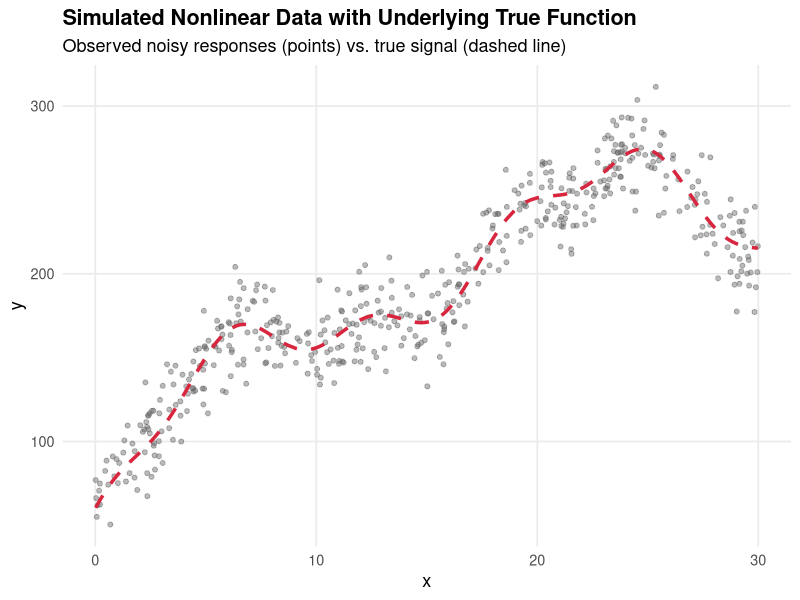
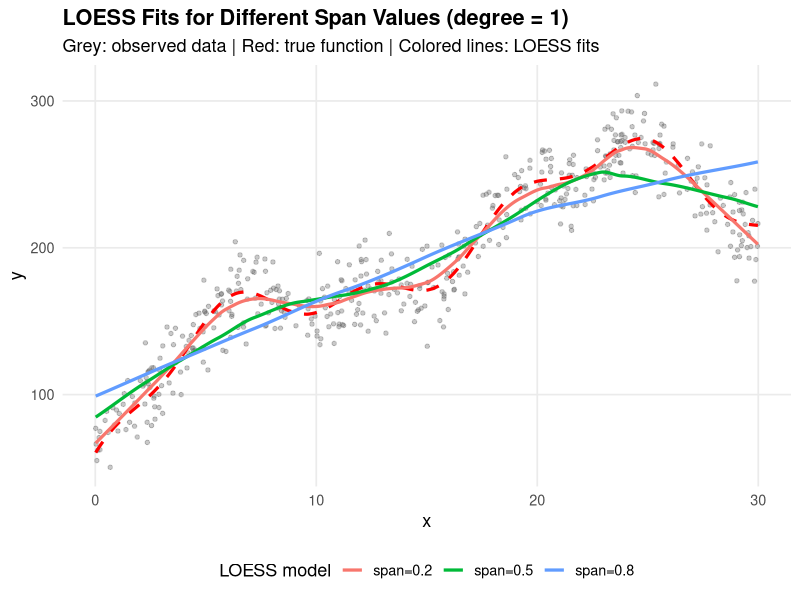
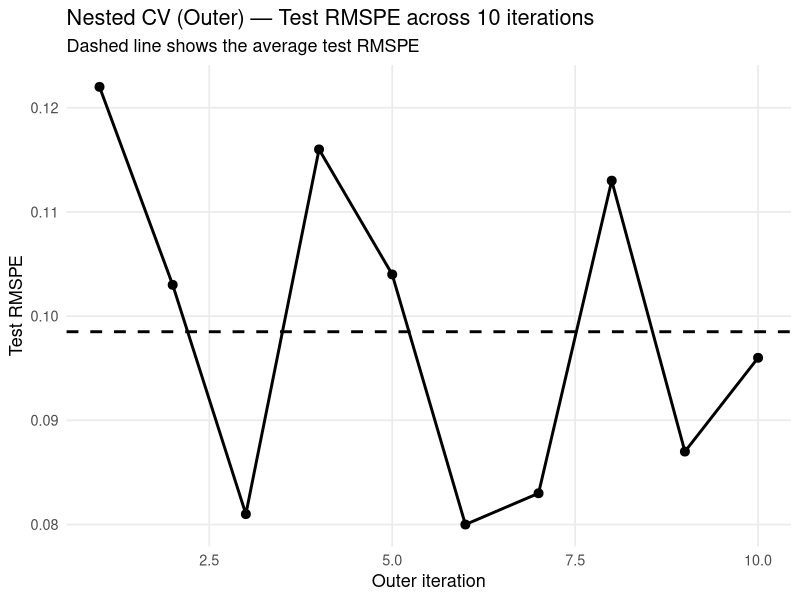

The R source for these figures, in order:
## ---- chunk 1
# Load required libraries
library(tidyverse)
library(knitr)
library(kableExtra)
## ---- chunk 2
# Generate simulated data
set.seed(5560)
n <- 500
x <- sort(runif(n, min = 0, max = 30))
f_true <- 50 + 15*x - 0.3*x^2 + 30*sin(x/3) + 10*cos(x)
y <- f_true + rnorm(n, mean = 0, sd = 15)
data <- data.frame(y = y, x = x, f_true = f_true)
## ---- chunk 3
# YOUR CODE HERE: Create scatter plot with true function
library(ggplot2)

ggplot(data, aes(x = x)) +
  geom_point(aes(y = y), alpha = 0.45, size = 1.4, color = "grey40") +
  geom_line(aes(y = f_true), linetype = "dashed", linewidth = 1.2, color = "#D7263D") +
  labs(
    title = "Simulated Nonlinear Data with Underlying True Function",
    subtitle = "Observed noisy responses (points) vs. true signal (dashed line)",
    x = "x",
    y = "y"
  ) +
  theme_minimal(base_size = 13) +
  theme(
    plot.title = element_text(face = "bold"),
    panel.grid.minor = element_blank()
  )


## ---- chunk 4
# YOUR CODE HERE: Fit LOESS with span = 0.2, 0.5, 0.8 and plot
library(tidyverse)

# 1) define spans
spans <- c(0.2, 0.5, 0.8)

# 2) fit loess models (degree = 1 fixed)
loess_models <- map(
  spans,
  ~ loess(y ~ x, data = data, span = .x, degree = 1)
)
names(loess_models) <- paste0("span=", spans)

# 3) prediction grid (smooth lines)
x_grid <- tibble(x = seq(min(data$x), max(data$x), length.out = 500))

# 4) get predictions for each span on the grid
pred_df <- map2_dfr(
  loess_models, names(loess_models),
  ~ tibble(
    x = x_grid$x,
    fit = predict(.x, newdata = x_grid),
    model = .y
  )
)

# 5) professional plot: points + true function + three loess fits
ggplot(data, aes(x = x)) +
  geom_point(aes(y = y), color = "grey40", alpha = 0.35, size = 1.2) +
  geom_line(aes(y = f_true), color = "red", linetype = "dashed", linewidth = 1.1) +
  geom_line(data = pred_df, aes(y = fit, color = model), linewidth = 1.1) +
  labs(
    title = "LOESS Fits for Different Span Values (degree = 1)",
    subtitle = "Grey: observed data | Red: true function | Colored lines: LOESS fits",
    x = "x",
    y = "y",
    color = "LOESS model"
  ) +
  theme_minimal(base_size = 13) +
  theme(
    plot.title = element_text(face = "bold"),
    panel.grid.minor = element_blank(),
    legend.position = "bottom"
  )

## ---- chunk 5
# Create hyperparameter grid
grid_span <- seq(from = 0.1, to = 0.9, by = 0.05)

# YOUR CODE HERE: Implement single train-test split grid search
# 1. Set seed to 100
# 2. Split data 80/20
# 3. For each span, fit LOESS and calculate RMSPE
# 4. Find optimal span
# --- Part B.1: single 80/20 split grid search for span (degree fixed = 1) ---

# --- Part B.1: single 80/20 split grid search for span (degree fixed = 1) ---

# 1) Set seed
set.seed(100)

# 2) Split data 80/20
n <- nrow(data)
train_idx <- sample(1:n, size = floor(0.8 * n), replace = FALSE)

train_data <- data[train_idx, , drop = FALSE]
test_data  <- data[-train_idx, , drop = FALSE]

# 3) RMSPE function
rmspe <- function(y_true, y_pred) {
  ok <- is.finite(y_true) & is.finite(y_pred) & y_true != 0
  sqrt(mean(((y_true[ok] - y_pred[ok]) / y_true[ok])^2))
}

# 4) Grid search over spans (degree fixed = 1)
rmspe_values <- numeric(length(grid_span))

for (i in seq_along(grid_span)) {
  sp <- grid_span[i]

  fit <- loess(y ~ x, data = train_data, span = sp, degree = 1)

  pred <- predict(fit, newdata = test_data)

  rmspe_values[i] <- rmspe(test_data$y, pred)
}

results <- data.frame(
  span = grid_span,
  rmspe = rmspe_values
)

# 5) Find optimal span and report
best_i <- which.min(results$rmspe)
best_span <- results$span[best_i]
best_rmspe <- results$rmspe[best_i]

# Print full results (optional but useful)
results <- results[order(results$rmspe), ]
print(results)

cat("\nBest span =", best_span,
    "\nBest RMSPE =", best_rmspe, "\n")

## ---- chunk 6
library(dplyr)
library(tidyr)
library(purrr)
library(knitr)

# seeds
seeds <- c(200, 300, 400)

# --- helper: RMSPE ---
rmspe <- function(y_true, y_pred) {
  ok <- is.finite(y_true) & is.finite(y_pred) & y_true != 0
  sqrt(mean(((y_true[ok] - y_pred[ok]) / y_true[ok])^2))
}

# --- run one seed (returns ALL spans results) ---
run_one_seed <- function(seed, data, grid_span) {
  set.seed(seed)

  n <- nrow(data)
  train_idx <- sample.int(n, size = floor(0.8 * n), replace = FALSE)
  train <- data[train_idx, , drop = FALSE]
  test  <- data[-train_idx, , drop = FALSE]

  # compute RMSPE for each span
  res <- map_dfr(grid_span, function(sp) {
    fit <- loess(y ~ x, data = train, span = sp, degree = 1)
    pred <- predict(fit, newdata = test)

    tibble(
      seed = seed,
      span = sp,
      rmspe = rmspe(test$y, pred)
    )
  })

  res
}

# 1) run grid search for each seed (store ALL results)
all_results <- map_dfr(seeds, run_one_seed, data = data, grid_span = grid_span)

# 2) summary table: best span + best RMSPE per seed
best_by_seed <- all_results %>%
  group_by(seed) %>%
  slice_min(order_by = rmspe, n = 1, with_ties = FALSE) %>%
  ungroup() %>%
  mutate(
    span = round(span, 2),
    rmspe = round(rmspe, 6)
  ) %>%
  arrange(seed)

# 3) print nice table
kable(
  best_by_seed,
  col.names = c("Seed", "Best Span", "Best RMSPE"),
  caption = "Task B.2 — Best span and RMSPE for different random seeds (80/20 split, degree=1)"
)


## ---- chunk 7
# YOUR CODE HERE: Implement nested 10-fold CV
library(dplyr)
library(ggplot2)
library(knitr)

# ----------------------------
# Settings
# ----------------------------
grid_span <- seq(0.1, 0.9, 0.05)
k <- 10
B <- 10
degree_fixed <- 1

# ----------------------------
# RMSPE
# ----------------------------
rmspe <- function(y_true, y_pred) {
  ok <- is.finite(y_true) & is.finite(y_pred) & y_true != 0
  sqrt(mean(((y_true[ok] - y_pred[ok]) / y_true[ok])^2))
}

make_folds <- function(n, k, seed) {
  set.seed(seed)
  sample(rep(1:k, length.out = n))
}

outer_results <- vector("list", B)

# ----------------------------
# Nested CV
# ----------------------------
for (b in 1:B) {

  # outer split (80/20)
  set.seed(1000 + b)
  n <- nrow(data)
  idx_train_outer <- sample.int(n, size = floor(0.8 * n), replace = FALSE)

  modata <- data[idx_train_outer, , drop = FALSE]
  testset <- data[-idx_train_outer, , drop = FALSE]

  # inner folds on modata only
  fold_id <- make_folds(nrow(modata), k = k, seed = 2000 + b)

  mean_cv_rmspe <- numeric(length(grid_span))

  # IMPORTANT LOOP ORDER:
  for (h in seq_along(grid_span)) {     # hyperparameter OUTSIDE
    sp <- grid_span[h]

    fold_err <- numeric(k)

    for (i in 1:k) {                   # folds INSIDE
      train_in <- modata[fold_id != i, , drop = FALSE]
      valid_in <- modata[fold_id == i, , drop = FALSE]

      fit <- loess(y ~ x, data = train_in, span = sp, degree = degree_fixed)
      pred_valid <- predict(fit, newdata = valid_in)

      fold_err[i] <- rmspe(valid_in$y, pred_valid)
    }

    mean_cv_rmspe[h] <- mean(fold_err, na.rm = TRUE)
  }

  best_h <- which.min(mean_cv_rmspe)
  best_span <- grid_span[best_h]
  best_inner <- mean_cv_rmspe[best_h]

  # refit on ALL modata with selected span, evaluate on outer test set
  final_fit <- loess(y ~ x, data = modata, span = best_span, degree = degree_fixed)
  pred_test <- predict(final_fit, newdata = testset)
  test_err <- rmspe(testset$y, pred_test)

  outer_results[[b]] <- data.frame(
    outer_iter = b,
    selected_span = best_span,
    inner_cv_rmspe = best_inner,
    test_rmspe = test_err
  )
}

outer_results_df <- bind_rows(outer_results) %>%
  mutate(
    selected_span = round(selected_span, 3),
    inner_cv_rmspe = round(inner_cv_rmspe, 3),
    test_rmspe = round(test_rmspe, 3)
  )

# ----------------------------
# Pretty table (3 decimals)
# ----------------------------
kable(
  outer_results_df,
  caption = "Nested CV Results (10 outer iterations, degree = 1) — values rounded to 3 decimals"
)

# Summary lines
cat("\nSelected span (most common): ",
    outer_results_df %>% count(selected_span) %>% arrange(desc(n)) %>% slice(1) %>% pull(selected_span),
    "\nMean test RMSPE: ",
    round(mean(outer_results_df$test_rmspe), 3),
    "\n")

# ----------------------------
# ONE clean chart (no clutter)
# ----------------------------
ggplot(outer_results_df, aes(x = outer_iter, y = test_rmspe)) +
  geom_line(linewidth = 1) +
  geom_point(size = 2.7) +
  geom_hline(yintercept = mean(outer_results_df$test_rmspe),
             linetype = "dashed", linewidth = 1) +
  labs(
    title = "Nested CV (Outer) — Test RMSPE across 10 iterations",
    subtitle = "Dashed line shows the average test RMSPE",
    x = "Outer iteration",
    y = "Test RMSPE"
  ) +
  theme_minimal(base_size = 13) +
  theme(panel.grid.minor = element_blank())


## ---- chunk 8
# Create grid with both span and degree
library(dplyr)
library(knitr)

# Grid (given in the prompt)
grid_both <- expand.grid(
  span = seq(from = 0.1, to = 0.9, by = 0.1),
  degree = c(1, 2)
)

k <- 10     # inner folds
B <- 10     # outer iterations

# RMSPE
rmspe <- function(y_true, y_pred) {
  ok <- is.finite(y_true) & is.finite(y_pred) & y_true != 0
  sqrt(mean(((y_true[ok] - y_pred[ok]) / y_true[ok])^2))
}

# Create fold IDs for inner CV (on modata only)
make_folds <- function(n, k, seed) {
  set.seed(seed)
  sample(rep(1:k, length.out = n))
}

outer_results <- vector("list", B)

for (b in 1:B) {

  # Outer: random 80/20 split
  set.seed(3000 + b)
  n <- nrow(data)
  idx_train_outer <- sample.int(n, size = floor(0.8 * n), replace = FALSE)

  modata <- data[idx_train_outer, , drop = FALSE]
  testset <- data[-idx_train_outer, , drop = FALSE]

  # Inner folds (on modata)
  fold_id <- make_folds(nrow(modata), k = k, seed = 4000 + b)

  # IMPORTANT LOOP ORDER:
  # for each hyperparameter (span, degree) -> for each fold -> average -> select
  mean_cv_rmspe <- numeric(nrow(grid_both))

  for (h in 1:nrow(grid_both)) {   # OUTER: hyperparameter loop
    sp  <- grid_both$span[h]
    deg <- grid_both$degree[h]

    fold_err <- numeric(k)

    for (i in 1:k) {              # INNER: folds loop
      train_in <- modata[fold_id != i, , drop = FALSE]
      valid_in <- modata[fold_id == i, , drop = FALSE]

      fit <- loess(y ~ x, data = train_in, span = sp, degree = deg)
      pred_valid <- predict(fit, newdata = valid_in)

      fold_err[i] <- rmspe(valid_in$y, pred_valid)
    }

    mean_cv_rmspe[h] <- mean(fold_err, na.rm = TRUE)
  }

  # Select best hyperparameters (lowest mean CV RMSPE)
  best_h <- which.min(mean_cv_rmspe)
  best_span <- grid_both$span[best_h]
  best_degree <- grid_both$degree[best_h]
  best_inner <- mean_cv_rmspe[best_h]

  # Fit on ALL modata using best hyperparameters, evaluate on OUTER test set
  final_fit <- loess(y ~ x, data = modata, span = best_span, degree = best_degree)
  pred_test <- predict(final_fit, newdata = testset)
  test_err <- rmspe(testset$y, pred_test)

  outer_results[[b]] <- data.frame(
    outer_iter = b,
    selected_span = best_span,
    selected_degree = best_degree,
    inner_cv_rmspe = best_inner,
    test_rmspe = test_err
  )
}

outer_results_df <- bind_rows(outer_results) %>%
  mutate(
    selected_span = round(selected_span, 2),
    inner_cv_rmspe = round(inner_cv_rmspe, 3),
    test_rmspe = round(test_rmspe, 3)
  )

kable(
  outer_results_df,
  caption = "Nested CV (tuning span + degree): selected hyperparameters and outer test RMSPE"
)

## ---- chunk 9
# YOUR CODE HERE: Implement bootstrap CV
library(dplyr)
library(knitr)

# --- Grid: same as Part C (both span and degree) ---
grid_both <- expand.grid(
  span = seq(from = 0.1, to = 0.9, by = 0.1),
  degree = c(1, 2)
)

# --- Settings ---
OuterIters <- 8     # outer iterations
B <- 50             # number of bootstrap iterations (adjust if instructor specifies)
degree_vals <- c(1, 2)

# --- RMSPE ---
rmspe <- function(y_true, y_pred) {
  ok <- is.finite(y_true) & is.finite(y_pred) & y_true != 0
  sqrt(mean(((y_true[ok] - y_pred[ok]) / y_true[ok])^2))
}

outer_results <- vector("list", OuterIters)

for (t in 1:OuterIters) {

  # 1) Outer random 80/20 split
  set.seed(5000 + t)
  n <- nrow(data)
  idx_train_outer <- sample.int(n, size = floor(0.8 * n), replace = FALSE)

  modata <- data[idx_train_outer, , drop = FALSE]   # model/tuning data
  testset <- data[-idx_train_outer, , drop = FALSE] # final test set

  m <- nrow(modata)

  # 2) For each hyperparameter setting, run B bootstrap OOB validations
  mean_oob_rmspe <- numeric(nrow(grid_both))

  for (h in 1:nrow(grid_both)) {      # OUTER: hyperparameter loop
    sp  <- grid_both$span[h]
    deg <- grid_both$degree[h]

    boot_err <- numeric(B)

    for (j in 1:B) {                  # INNER: bootstrap loop
      set.seed(6000 + 100*t + j)

      # bootstrap sample indices (with replacement) from modata
      boot_idx <- sample.int(m, size = m, replace = TRUE)

      train_boot <- modata[boot_idx, , drop = FALSE]

      # OOB indices = those not selected in bootstrap sample
      oob_idx <- setdiff(1:m, unique(boot_idx))

      # If OOB set is empty (rare but possible), skip this iteration
      if (length(oob_idx) == 0) {
        boot_err[j] <- NA_real_
        next
      }

      valid_oob <- modata[oob_idx, , drop = FALSE]

      fit <- loess(y ~ x, data = train_boot, span = sp, degree = deg)
      pred_oob <- predict(fit, newdata = valid_oob)

      boot_err[j] <- rmspe(valid_oob$y, pred_oob)
    }

    # average FIRST for this hyperparameter
    mean_oob_rmspe[h] <- mean(boot_err, na.rm = TRUE)
  }

  # 3) Select hyperparameters with lowest mean OOB RMSPE
  best_h <- which.min(mean_oob_rmspe)
  best_span <- grid_both$span[best_h]
  best_degree <- grid_both$degree[best_h]
  best_oob <- mean_oob_rmspe[best_h]

  # 4) Refit on ALL modata with selected hyperparameters, evaluate on OUTER test set
  final_fit <- loess(y ~ x, data = modata, span = best_span, degree = best_degree)
  pred_test <- predict(final_fit, newdata = testset)
  test_err <- rmspe(testset$y, pred_test)

  outer_results[[t]] <- data.frame(
    outer_iter = t,
    selected_span = best_span,
    selected_degree = best_degree,
    mean_oob_rmspe = best_oob,
    test_rmspe = test_err
  )
}

outer_results_df <- bind_rows(outer_results) %>%
  mutate(
    selected_span = round(selected_span, 2),
    mean_oob_rmspe = round(mean_oob_rmspe, 3),
    test_rmspe = round(test_rmspe, 3)
  )

kable(
  outer_results_df,
  caption = paste0("Bootstrap CV with OOB validation (", OuterIters,
                   " outer splits, B=", B, ", tuning span+degree)")
)


## ---- chunk 10
# YOUR CODE HERE: Evaluate benchmark models using same 10 outer iterations
# For each model, calculate mean and SD of test RMSPE
library(dplyr)
library(knitr)

# ----------------------------
# Settings (match Part C outer splits)
# ----------------------------
B_outer <- 10
k_inner <- 10

grid_span <- seq(0.1, 0.9, by = 0.05)   # tuned LOESS grid (Part C)
default_span <- 0.75                   # benchmark LOESS
degree_fixed <- 1

# ----------------------------
# RMSPE
# ----------------------------
rmspe <- function(y_true, y_pred) {
  ok <- is.finite(y_true) & is.finite(y_pred) & y_true != 0
  sqrt(mean(((y_true[ok] - y_pred[ok]) / y_true[ok])^2))
}

make_folds <- function(n, k, seed) {
  set.seed(seed)
  sample(rep(1:k, length.out = n))
}

# ----------------------------
# Storage: test RMSPE per outer iter for each model
# ----------------------------
res_list <- vector("list", B_outer)

for (b in 1:B_outer) {

  # --- Outer split (same as Part C: seed = 1000 + b) ---
  set.seed(1000 + b)
  n <- nrow(data)
  idx_train <- sample.int(n, size = floor(0.8 * n), replace = FALSE)

  modata <- data[idx_train, , drop = FALSE]
  testset <- data[-idx_train, , drop = FALSE]

  # ----------------------------
  # 1) Benchmark: Linear Regression (no tuning)
  # ----------------------------
  fit_lm <- lm(y ~ x, data = modata)
  pred_lm <- predict(fit_lm, newdata = testset)
  rmspe_lm <- rmspe(testset$y, pred_lm)

  # ----------------------------
  # 2) Benchmark: Polynomial Regression degree 4 (no tuning)
  # ----------------------------
  fit_poly4 <- lm(y ~ poly(x, 4, raw = TRUE), data = modata)
  pred_poly4 <- predict(fit_poly4, newdata = testset)
  rmspe_poly4 <- rmspe(testset$y, pred_poly4)

  # ----------------------------
  # 3) Benchmark: LOESS default span=0.75, degree=1 (no tuning)
  # ----------------------------
  fit_loess_default <- loess(y ~ x, data = modata, span = default_span, degree = degree_fixed)
  pred_loess_default <- predict(fit_loess_default, newdata = testset)
  rmspe_loess_default <- rmspe(testset$y, pred_loess_default)

  # ----------------------------
  # 4) Tuned LOESS (Nested inner CV on modata; degree=1; tune span)
  #    IMPORTANT LOOP ORDER: span loop OUTSIDE, folds loop INSIDE
  # ----------------------------
  fold_id <- make_folds(nrow(modata), k_inner, seed = 2000 + b)

  mean_cv_rmspe <- numeric(length(grid_span))

  for (h in seq_along(grid_span)) {          # OUTER: hyperparameter loop
    sp <- grid_span[h]
    fold_err <- numeric(k_inner)

    for (i in 1:k_inner) {                  # INNER: fold loop
      train_in <- modata[fold_id != i, , drop = FALSE]
      valid_in <- modata[fold_id == i, , drop = FALSE]

      fit <- loess(y ~ x, data = train_in, span = sp, degree = degree_fixed)
      pred_valid <- predict(fit, newdata = valid_in)

      fold_err[i] <- rmspe(valid_in$y, pred_valid)
    }

    mean_cv_rmspe[h] <- mean(fold_err, na.rm = TRUE)
  }

  best_sp <- grid_span[which.min(mean_cv_rmspe)]

  fit_loess_tuned <- loess(y ~ x, data = modata, span = best_sp, degree = degree_fixed)
  pred_loess_tuned <- predict(fit_loess_tuned, newdata = testset)
  rmspe_loess_tuned <- rmspe(testset$y, pred_loess_tuned)

  # store per-iteration results
  res_list[[b]] <- data.frame(
    outer_iter = b,
    lm_rmspe = rmspe_lm,
    poly4_rmspe = rmspe_poly4,
    loess_default_rmspe = rmspe_loess_default,
    loess_tuned_span = best_sp,
    loess_tuned_rmspe = rmspe_loess_tuned
  )
}

bench_df <- bind_rows(res_list)

# Round for presentation
bench_df_print <- bench_df %>%
  mutate(
    lm_rmspe = round(lm_rmspe, 3),
    poly4_rmspe = round(poly4_rmspe, 3),
    loess_default_rmspe = round(loess_default_rmspe, 3),
    loess_tuned_span = round(loess_tuned_span, 2),
    loess_tuned_rmspe = round(loess_tuned_rmspe, 3)
  )

kable(
  bench_df_print,
  caption = "Part E — Test RMSPE per outer iteration (same 10 outer splits) + tuned LOESS span"
)

# Summary: mean & SD of test RMSPE per model
summary_tbl <- data.frame(
  model = c("Linear Regression", "Polynomial (deg=4)", "LOESS default (span=0.75, deg=1)", "LOESS tuned (nested CV)"),
  mean_test_rmspe = c(
    mean(bench_df$lm_rmspe),
    mean(bench_df$poly4_rmspe),
    mean(bench_df$loess_default_rmspe),
    mean(bench_df$loess_tuned_rmspe)
  ),
  sd_test_rmspe = c(
    sd(bench_df$lm_rmspe),
    sd(bench_df$poly4_rmspe),
    sd(bench_df$loess_default_rmspe),
    sd(bench_df$loess_tuned_rmspe)
  )
) %>%
  mutate(
    mean_test_rmspe = round(mean_test_rmspe, 3),
    sd_test_rmspe = round(sd_test_rmspe, 3)
  )

kable(
  summary_tbl,
  caption = "Part E — Mean and SD of test RMSPE across 10 outer iterations"
)
